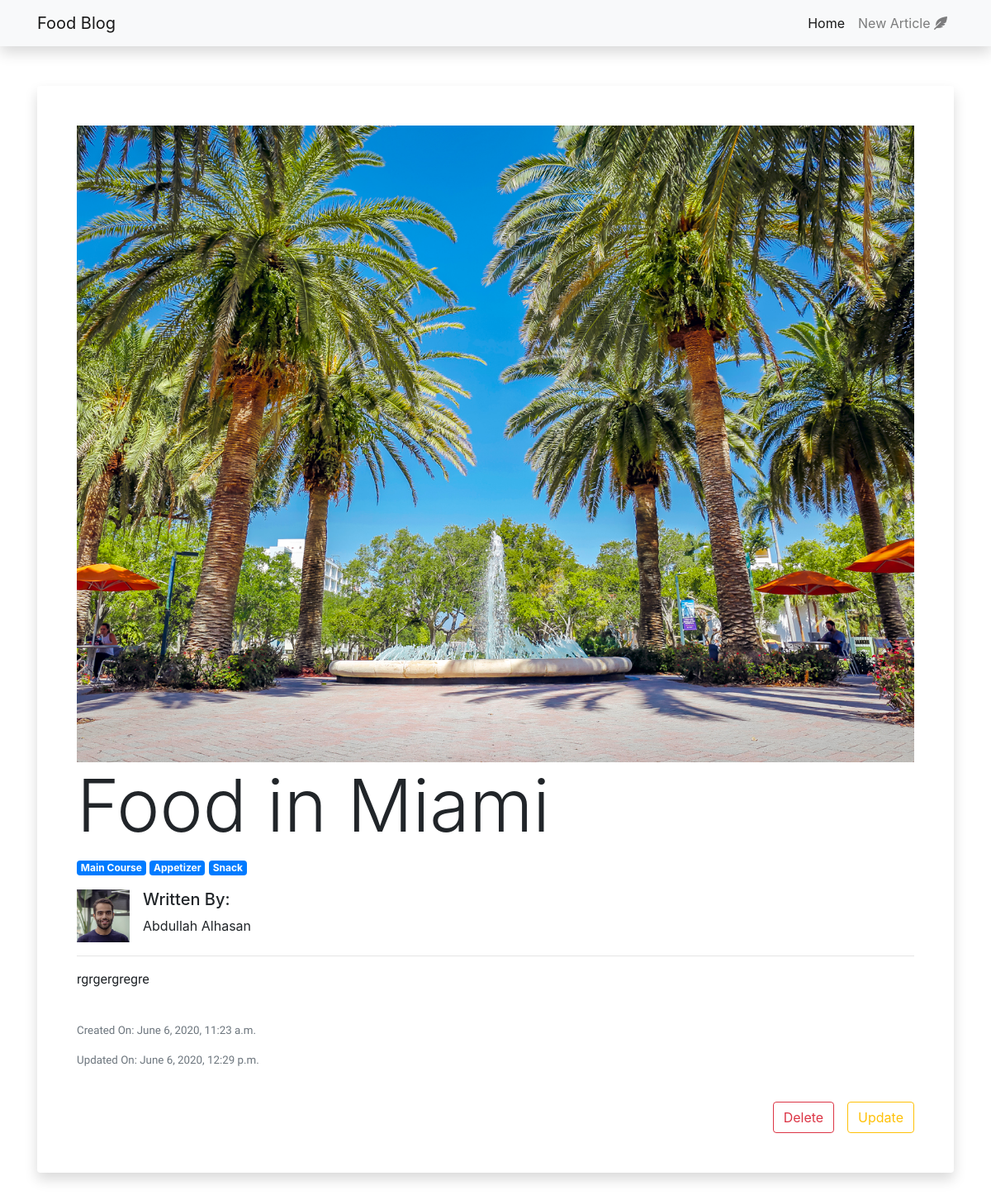
The page /details/1 on the database its author committed.
### articles/models.py (models this page shows, shortened)
class Article(models.Model):
    title = models.CharField(max_length=120)
    food_type = models.ManyToManyField('Genre')
    content = models.TextField()
    created_on = models.DateTimeField(auto_now_add=True)
    updated_on = models.DateTimeField(auto_now=True)
    author = models.ForeignKey(Author,on_delete=models.CASCADE)
    img = models.ImageField()

class Genre(models.Model):
    title = models.CharField(max_length=50)
    def __str__(self):
        return self.title

class Author(models.Model):
    name=models.CharField(max_length=120)
    profile_img = models.ImageField()
    def __str__(self):
        return self.name

### articles/views.py (the view)
# urls.py: path('details/<int:article_id>',views.article_detail, name="article-detials"),
def article_detail(request, article_id):
    article = Article.objects.get(id=article_id)
    food_types = article.food_type.all()
    context = {
        "article":article,
        "food_types":food_types
    }
    return render(request, 'article_detail_page.html', context)

### articles/templates/article_detail_page.html (shortened to what this page needs)
{% extends "base.html" %}
{% block content %}
<img src="{{article.img.url}}" class="img-fluid" alt="Responsive image">
<h1 class="display-2">{{article.title}}</h1>
{% for type in food_types %}
<span class="badge badge-primary">{{type}}</span>
{% endfor %}
<div class="media mt-3">
    <img src="{{article.author.profile_img.url}}" height="64" class="mr-3" alt="...">
    <div class="media-body">
      <h5 class="mt-0">Written By:</h5>
      {{article.author}}
    </div>
  </div>
<hr>
<p>{{article.content}}</p>
<br>
<p class="text-muted" style="font-size: smaller;">Created On: {{article.created_on}}</p>
<p class="text-muted" style="font-size: smaller;">Updated On: {{article.updated_on}}</p>
<br>
<a  class="btn btn-outline-warning float-right ml-3" href="{% url 'update' article.id %}">Update</a>
<a  class="btn btn-outline-danger float-right" href="{% url 'delete' article.id %}">Delete</a>
{% endblock content %}

### articles/templates/base.html (shortened to what this page needs)
<!DOCTYPE html>
<html lang="en">
{% load static %}
<head>
    <link rel="stylesheet" href="https://use.fontawesome.com/releases/v5.13.0/css/all.css">
    <link rel="stylesheet" href="https://use.fontawesome.com/releases/v5.13.0/css/v4-shims.css">
    <link rel="stylesheet" href="https://stackpath.bootstrapcdn.com/bootstrap/4.5.0/css/bootstrap.min.css">
    <link rel="stylesheet" type="text/css" href="{% static 'main.css' %}">
</head>
<body>
    {% include "navbar.html" %}
      <div class="container">
        <div class="card border-0 shadow my-5">
          <div class="card-body p-5">
            {% block content %}
            {% endblock content %}
          </div>
        </div>
      </div>
</body>
</html>

### articles/templates/navbar.html (shortened to what this page needs)
<nav class="navbar navbar-expand-lg navbar-light bg-light static-top mb-5 shadow">
    <div class="container">
      <a class="navbar-brand" href="{% url 'home' %}">Food Blog</a>
      <div class="collapse navbar-collapse" id="navbarResponsive">
        <ul class="navbar-nav ml-auto">
          <li class="nav-item active">
            <a class="nav-link" href="{% url 'home' %}">Home
                </a>
          </li>
          <li class="nav-item">
            <a class="nav-link"  href="{% url 'create' %}">New Article <i class="fas fa-feather-alt"></i></a>
          </li>
        </ul>
      </div>
    </div>
  </nav>

### articles/static/main.css (style rules this page uses)
body { background: url('https://source.unsplash.com/twukN12EN7c/1920x1080') no-repeat center center fixed; -webkit-background-size: cover; -moz-background-size: cover; background-size: cover; -o-background-size: cover; }
p { font-family: 'Josefin Sans', sans-serif; font-weight: 500; }

### rows shown on the page
Article: img (picture), title "Food in Miami", author.profile_img (picture), author "Abdullah Alhasan", content "rgrgergregre", created_on "June 6, 2020, 11:23 a.m.", updated_on "June 6, 2020, 12:29 p.m."
Genre: title "Main Course"
Genre: title "Appetizer"
Genre: title "Snack"
